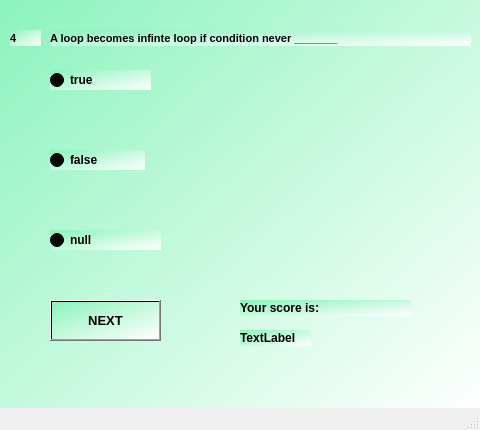
<?xml version="1.0" encoding="UTF-8"?>
<ui version="4.0">
 <class>MainWindow13</class>
 <widget class="QMainWindow" name="MainWindow13">
  <property name="geometry">
   <rect>
    <x>0</x>
    <y>0</y>
    <width>480</width>
    <height>430</height>
   </rect>
  </property>
  <property name="windowTitle">
   <string>MainWindow</string>
  </property>
  <widget class="QWidget" name="centralwidget">
   <widget class="QWidget" name="widget" native="true">
    <property name="geometry">
     <rect>
      <x>0</x>
      <y>-10</y>
      <width>480</width>
      <height>430</height>
     </rect>
    </property>
    <property name="styleSheet">
     <string notr="true">background-color:qlineargradient(spread:pad, x1:0, y1:0, x2:1, y2:1, stop:0 rgba(138, 243, 188, 255), stop:1 rgba(255, 255, 255, 255))</string>
    </property>
    <widget class="QLabel" name="label">
     <property name="geometry">
      <rect>
       <x>10</x>
       <y>40</y>
       <width>31</width>
       <height>16</height>
      </rect>
     </property>
     <property name="font">
      <font>
       <pointsize>8</pointsize>
       <weight>75</weight>
       <bold>true</bold>
      </font>
     </property>
     <property name="text">
      <string>4</string>
     </property>
    </widget>
    <widget class="QLabel" name="label_2">
     <property name="geometry">
      <rect>
       <x>50</x>
       <y>40</y>
       <width>421</width>
       <height>16</height>
      </rect>
     </property>
     <property name="font">
      <font>
       <pointsize>8</pointsize>
       <weight>75</weight>
       <bold>true</bold>
      </font>
     </property>
     <property name="text">
      <string>A loop becomes infinte loop if condition never _______</string>
     </property>
    </widget>
    <widget class="QRadioButton" name="radioButton">
     <property name="geometry">
      <rect>
       <x>50</x>
       <y>80</y>
       <width>101</width>
       <height>20</height>
      </rect>
     </property>
     <property name="font">
      <font>
       <weight>75</weight>
       <bold>true</bold>
      </font>
     </property>
     <property name="text">
      <string>true</string>
     </property>
    </widget>
    <widget class="QRadioButton" name="radioButton_2">
     <property name="geometry">
      <rect>
       <x>50</x>
       <y>160</y>
       <width>95</width>
       <height>20</height>
      </rect>
     </property>
     <property name="font">
      <font>
       <weight>75</weight>
       <bold>true</bold>
      </font>
     </property>
     <property name="text">
      <string>false</string>
     </property>
    </widget>
    <widget class="QRadioButton" name="radioButton_3">
     <property name="geometry">
      <rect>
       <x>50</x>
       <y>240</y>
       <width>111</width>
       <height>20</height>
      </rect>
     </property>
     <property name="font">
      <font>
       <weight>75</weight>
       <bold>true</bold>
      </font>
     </property>
     <property name="text">
      <string>null</string>
     </property>
    </widget>
    <widget class="QPushButton" name="NEXT">
     <property name="geometry">
      <rect>
       <x>50</x>
       <y>310</y>
       <width>111</width>
       <height>41</height>
      </rect>
     </property>
     <property name="font">
      <font>
       <pointsize>10</pointsize>
       <weight>75</weight>
       <bold>true</bold>
      </font>
     </property>
     <property name="text">
      <string>NEXT</string>
     </property>
    </widget>
    <widget class="QLabel" name="label_3">
     <property name="geometry">
      <rect>
       <x>240</x>
       <y>310</y>
       <width>171</width>
       <height>16</height>
      </rect>
     </property>
     <property name="font">
      <font>
       <weight>75</weight>
       <bold>true</bold>
      </font>
     </property>
     <property name="text">
      <string>Your score is:</string>
     </property>
    </widget>
    <widget class="QLabel" name="label_4">
     <property name="geometry">
      <rect>
       <x>240</x>
       <y>340</y>
       <width>71</width>
       <height>16</height>
      </rect>
     </property>
     <property name="font">
      <font>
       <weight>75</weight>
       <bold>true</bold>
      </font>
     </property>
     <property name="text">
      <string>TextLabel</string>
     </property>
    </widget>
   </widget>
  </widget>
  <widget class="QMenuBar" name="menubar">
   <property name="geometry">
    <rect>
     <x>0</x>
     <y>0</y>
     <width>480</width>
     <height>26</height>
    </rect>
   </property>
  </widget>
  <widget class="QStatusBar" name="statusbar"/>
 </widget>
 <resources/>
 <connections/>
</ui>
